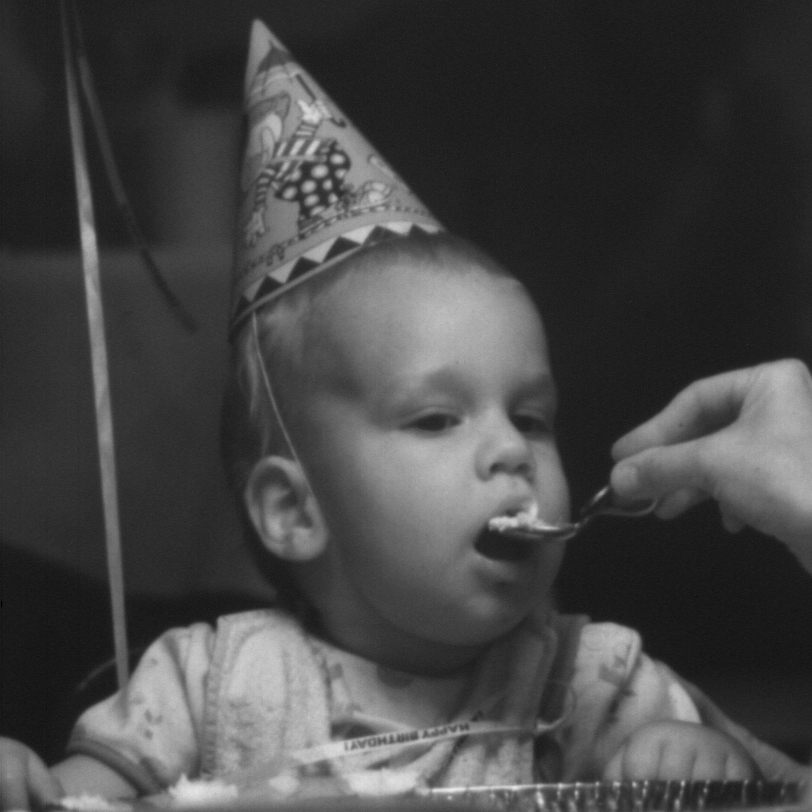
%> input picture matlab/Fig8.14(a).jpg, 812 x 812 px
$ octave test.m   (GNU Octave 9; MATLAB toolbox functions it lacks are replaced by stand-ins)
%> lines starting %> are read from the running program, lines starting %| are printed output that depends on the picture
% 仿射变换
clear;
q = 0.5;
U = [1*cos(q) 0.6*sin(q) 0;-0.6*sin(q) 1*cos(q) 0;0 0 1];
img = imread('Fig8.14(a).jpg');
%> img is the input picture: size 812x812 uint8; min 0, max 234, mean 69.8
% 获取图像相关信息
% 若为彩色图像，则需转化为灰度图像
Info = imfinfo('Fig8.14(a).jpg');
if (Info.BitDepth > 8)
    img = rgb2gray(img);
end
imwrite(img, 'new1.jpg');
% Maketform函数就是利用给定的参量建立变换结构
% 然后把该变换结构赋给结构体变换
% 根据得到的结构体变量T调用imtransform函数进行变换。
T = maketform('affine',U);
% 参数A是要变换的图像，T是由makeform函数产生的变换结构
[imt,xdata,ydata] = imtransform(img,T);%,'XYScale',1);
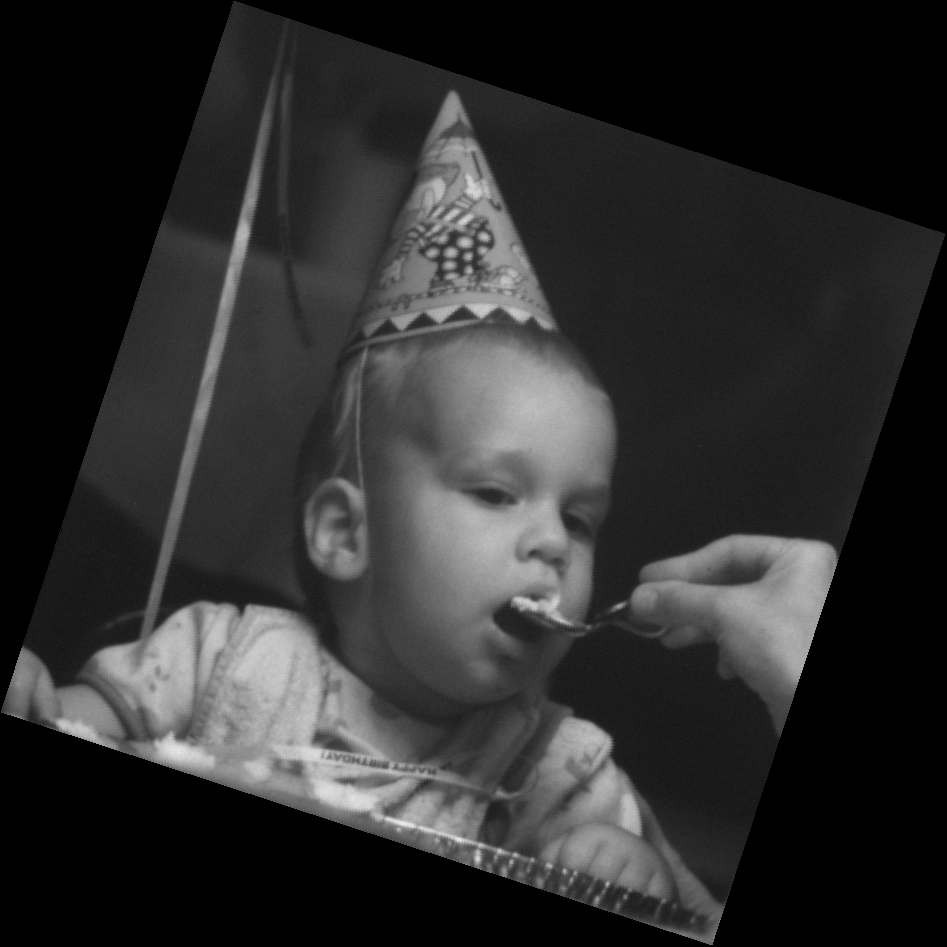
%> imt: size 947x947 uint8; min 0, max 234, mean 44.7
%> xdata = [-232.7 713.3]; ydata = [1.17 947.2]
imwrite(imt, 'new2.jpg');
